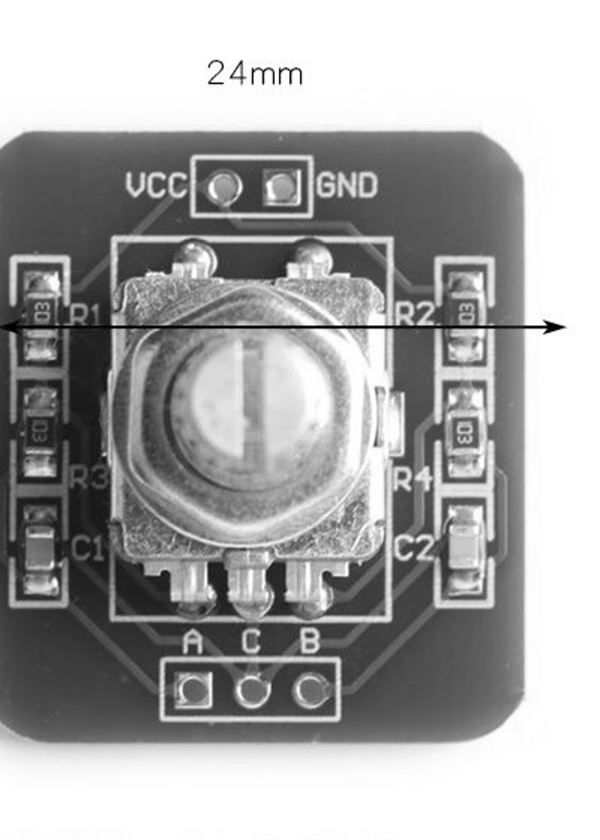
#> input picture artifacts/user_module_sources/ec_0.png, 1200 x 1680 px (shown at 1/2 size)
$ python measure_ec23_image.py
#> lines starting #> are read from the running program, lines starting #| are printed output that depends on the picture; after the words box and inside, x2 and y2 are one past the last pixel; in counts of white or black regions, pixels touching at a corner belong together
import cv2, numpy as np, json
from pathlib import Path
p=Path('D:/smart_fans/artifacts/user_module_sources/ec_0.png')
im=cv2.imdecode(np.fromfile(p,dtype=np.uint8),cv2.IMREAD_GRAYSCALE)
#> im is the input picture: shape (1680, 1200); min 0, max 255, mean 168
print('shape', im.shape)
#| shape (1680, 1200)
for j,(x,y) in enumerate([(451,380),(565,375),(386,1381),(507,1380),(624,1381)]):
 roi=im[y-50:y+50,x-50:x+50]
 for threshold in [150,200,230]:
  _,b=cv2.threshold(roi,threshold,255,cv2.THRESH_BINARY)
  cs,_=cv2.findContours(b,cv2.RETR_LIST,cv2.CHAIN_APPROX_SIMPLE)
  for c in cs:
   xx,yy,w,h=cv2.boundingRect(c)
   if 20<w<90 and 20<h<90:
    print('hole',j,threshold,[x-50+xx+w/2,y-50+yy+h/2,w,h])
#> this loop made 5 passes
#> pass 1, `roi=im[y-50:y+50,x-50:x+50]`:
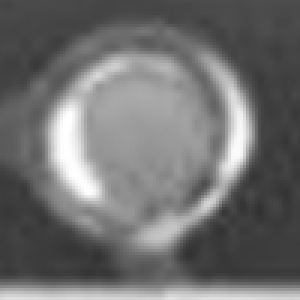
#> roi: shape (100, 100) (shown 3 times larger); min 50, max 255, mean 111.9
#> pass 2, `roi=im[y-50:y+50,x-50:x+50]`:
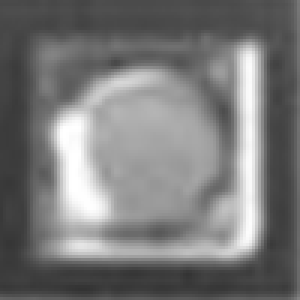
#> roi: shape (100, 100) (shown 3 times larger); min 51, max 255, mean 121.2
#> pass 3, `roi=im[y-50:y+50,x-50:x+50]`:
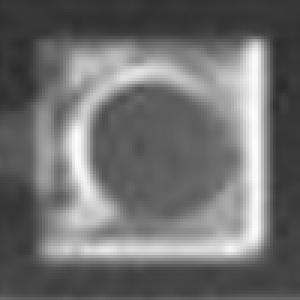
#> roi: shape (100, 100) (shown 3 times larger); min 43, max 252, mean 111
#> after the loop:
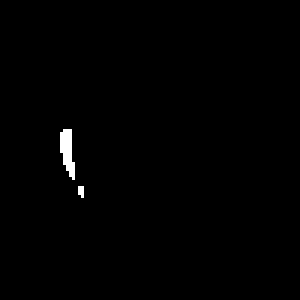
#> b: shape (100, 100) (shown 3 times larger); 0.62% white; 2 white regions (1 under 20 px), largest, box (x1, y1, x2, y2) and area: (20, 43, 25, 60) 55
#> after the loop:
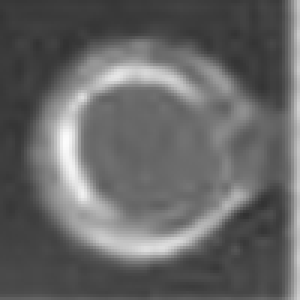
#> roi: shape (100, 100) (shown 3 times larger); min 50, max 252, mean 101.4

$ run again, with artifacts/user_module_sources/ec_180.png copied over artifacts/user_module_sources/ec_0.png
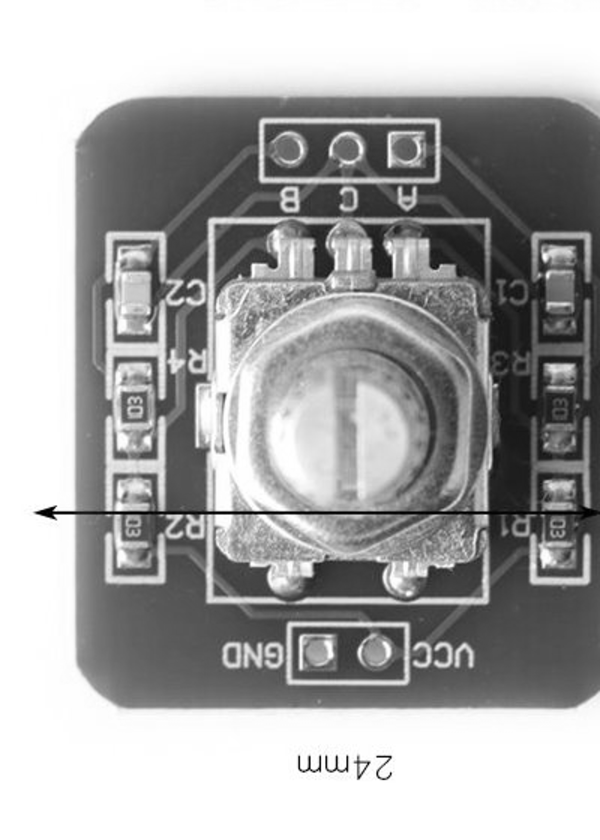
#> input picture artifacts/user_module_sources/ec_180.png, 1200 x 1680 px (shown at 1/2 size)
#> im is the input picture: shape (1680, 1200); min 0, max 255, mean 168
#| shape (1680, 1200)
#> after the loop `for j,(x,y) in enumerate([(451,380),(565,375),(386,1381),(507,1380),(6..`:
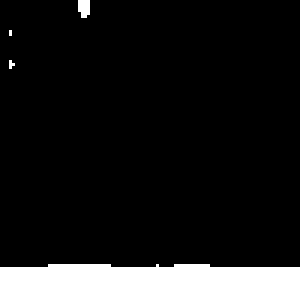
#> b: shape (100, 100) (shown 3 times larger); 11.6% white; 4 white regions (2 under 20 px), largest, box (x1, y1, x2, y2) and area: (0, 88, 100, 100) 1134, (26, 0, 30, 6) 21
#> after the loop `for j,(x,y) in enumerate([(451,380),(565,375),(386,1381),(507,1380),(6..`:
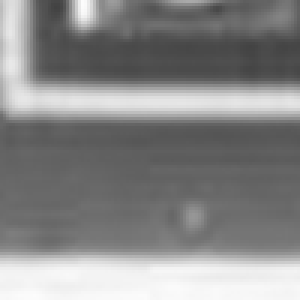
#> roi: shape (100, 100) (shown 3 times larger); min 66, max 252, mean 135.4
